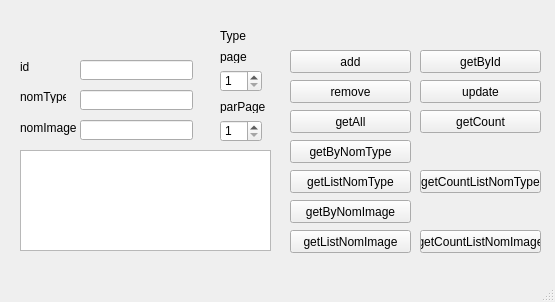
<?xml version="1.0" encoding="UTF-8"?>
<ui version="4.0">
 <class>TypeWindow</class>
 <widget class="QMainWindow" name="TypeWindow">
  <property name="geometry">
   <rect>
    <x>0</x>
    <y>0</y>
    <width>555</width>
    <height>302</height>
   </rect>
  </property>
  <property name="windowTitle">
   <string>MainWindow</string>
  </property>
  <widget class="QWidget" name="centralwidget">
   <widget class="QLabel" name="label_2">
    <property name="geometry">
     <rect>
      <x>20</x>
      <y>60</y>
      <width>46</width>
      <height>13</height>
     </rect>
    </property>
    <property name="text">
     <string>id</string>
    </property>
   </widget>
   <widget class="QLabel" name="label_6">
    <property name="geometry">
     <rect>
      <x>220</x>
      <y>50</y>
      <width>46</width>
      <height>13</height>
     </rect>
    </property>
    <property name="text">
     <string>page</string>
    </property>
   </widget>
   <widget class="QPushButton" name="pushButtonUpdate">
    <property name="geometry">
     <rect>
      <x>420</x>
      <y>80</y>
      <width>121</width>
      <height>23</height>
     </rect>
    </property>
    <property name="text">
     <string>update</string>
    </property>
   </widget>
   <widget class="QPushButton" name="pushButtongetCount">
    <property name="geometry">
     <rect>
      <x>420</x>
      <y>110</y>
      <width>121</width>
      <height>23</height>
     </rect>
    </property>
    <property name="text">
     <string>getCount</string>
    </property>
   </widget>
   <widget class="QPushButton" name="pushButtonGetAll">
    <property name="geometry">
     <rect>
      <x>290</x>
      <y>110</y>
      <width>121</width>
      <height>23</height>
     </rect>
    </property>
    <property name="text">
     <string>getAll</string>
    </property>
   </widget>
   <widget class="QLabel" name="label_5">
    <property name="geometry">
     <rect>
      <x>220</x>
      <y>100</y>
      <width>46</width>
      <height>13</height>
     </rect>
    </property>
    <property name="text">
     <string>parPage</string>
    </property>
   </widget>
   <widget class="QLineEdit" name="lineEditId">
    <property name="geometry">
     <rect>
      <x>80</x>
      <y>60</y>
      <width>113</width>
      <height>20</height>
     </rect>
    </property>
   </widget>
   <widget class="QLabel" name="label">
    <property name="geometry">
     <rect>
      <x>220</x>
      <y>20</y>
      <width>61</width>
      <height>31</height>
     </rect>
    </property>
    <property name="text">
     <string>Type</string>
    </property>
   </widget>
   <widget class="QSpinBox" name="spinBoxPage">
    <property name="geometry">
     <rect>
      <x>220</x>
      <y>70</y>
      <width>42</width>
      <height>22</height>
     </rect>
    </property>
    <property name="minimum">
     <number>1</number>
    </property>
    <property name="maximum">
     <number>100</number>
    </property>
   </widget>
   <widget class="QLineEdit" name="lineEditNomType">
    <property name="geometry">
     <rect>
      <x>80</x>
      <y>90</y>
      <width>113</width>
      <height>20</height>
     </rect>
    </property>
   </widget>
   <widget class="QSpinBox" name="spinBoxParPage">
    <property name="geometry">
     <rect>
      <x>220</x>
      <y>120</y>
      <width>42</width>
      <height>22</height>
     </rect>
    </property>
    <property name="minimum">
     <number>1</number>
    </property>
    <property name="maximum">
     <number>100</number>
    </property>
   </widget>
   <widget class="QPushButton" name="pushButtonAdd">
    <property name="geometry">
     <rect>
      <x>290</x>
      <y>50</y>
      <width>121</width>
      <height>23</height>
     </rect>
    </property>
    <property name="text">
     <string>add</string>
    </property>
   </widget>
   <widget class="QPushButton" name="pushButtonRemove">
    <property name="geometry">
     <rect>
      <x>290</x>
      <y>80</y>
      <width>121</width>
      <height>23</height>
     </rect>
    </property>
    <property name="text">
     <string>remove</string>
    </property>
   </widget>
   <widget class="QPushButton" name="pushButtonGetByNomType">
    <property name="geometry">
     <rect>
      <x>290</x>
      <y>140</y>
      <width>121</width>
      <height>23</height>
     </rect>
    </property>
    <property name="text">
     <string>getByNomType</string>
    </property>
   </widget>
   <widget class="QLabel" name="label_3">
    <property name="geometry">
     <rect>
      <x>20</x>
      <y>90</y>
      <width>46</width>
      <height>13</height>
     </rect>
    </property>
    <property name="text">
     <string>nomType</string>
    </property>
   </widget>
   <widget class="QPushButton" name="pushButtonGetById">
    <property name="geometry">
     <rect>
      <x>420</x>
      <y>50</y>
      <width>121</width>
      <height>23</height>
     </rect>
    </property>
    <property name="text">
     <string>getById</string>
    </property>
   </widget>
   <widget class="QTextEdit" name="textEdit">
    <property name="geometry">
     <rect>
      <x>20</x>
      <y>150</y>
      <width>251</width>
      <height>101</height>
     </rect>
    </property>
   </widget>
   <widget class="QPushButton" name="pushButtonGetListNomType">
    <property name="geometry">
     <rect>
      <x>290</x>
      <y>170</y>
      <width>121</width>
      <height>23</height>
     </rect>
    </property>
    <property name="text">
     <string>getListNomType</string>
    </property>
   </widget>
   <widget class="QPushButton" name="pushButtonGetCountListNomType">
    <property name="geometry">
     <rect>
      <x>420</x>
      <y>170</y>
      <width>121</width>
      <height>23</height>
     </rect>
    </property>
    <property name="text">
     <string>getCountListNomType</string>
    </property>
   </widget>
   <widget class="QLabel" name="labelNomImage">
    <property name="geometry">
     <rect>
      <x>20</x>
      <y>120</y>
      <width>61</width>
      <height>16</height>
     </rect>
    </property>
    <property name="text">
     <string>nomImage</string>
    </property>
   </widget>
   <widget class="QLineEdit" name="lineEditNomImage">
    <property name="geometry">
     <rect>
      <x>80</x>
      <y>120</y>
      <width>113</width>
      <height>20</height>
     </rect>
    </property>
   </widget>
   <widget class="QPushButton" name="pushButtonGetByNomImage">
    <property name="geometry">
     <rect>
      <x>290</x>
      <y>200</y>
      <width>121</width>
      <height>23</height>
     </rect>
    </property>
    <property name="text">
     <string>getByNomImage</string>
    </property>
   </widget>
   <widget class="QPushButton" name="pushButtonGetListNomImage">
    <property name="geometry">
     <rect>
      <x>290</x>
      <y>230</y>
      <width>121</width>
      <height>23</height>
     </rect>
    </property>
    <property name="text">
     <string>getListNomImage</string>
    </property>
   </widget>
   <widget class="QPushButton" name="pushButtonGetCountListNomImage">
    <property name="geometry">
     <rect>
      <x>420</x>
      <y>230</y>
      <width>121</width>
      <height>23</height>
     </rect>
    </property>
    <property name="text">
     <string>getCountListNomImage</string>
    </property>
   </widget>
  </widget>
  <widget class="QMenuBar" name="menubar">
   <property name="geometry">
    <rect>
     <x>0</x>
     <y>0</y>
     <width>555</width>
     <height>21</height>
    </rect>
   </property>
  </widget>
  <widget class="QStatusBar" name="statusbar"/>
 </widget>
 <resources/>
 <connections/>
</ui>
